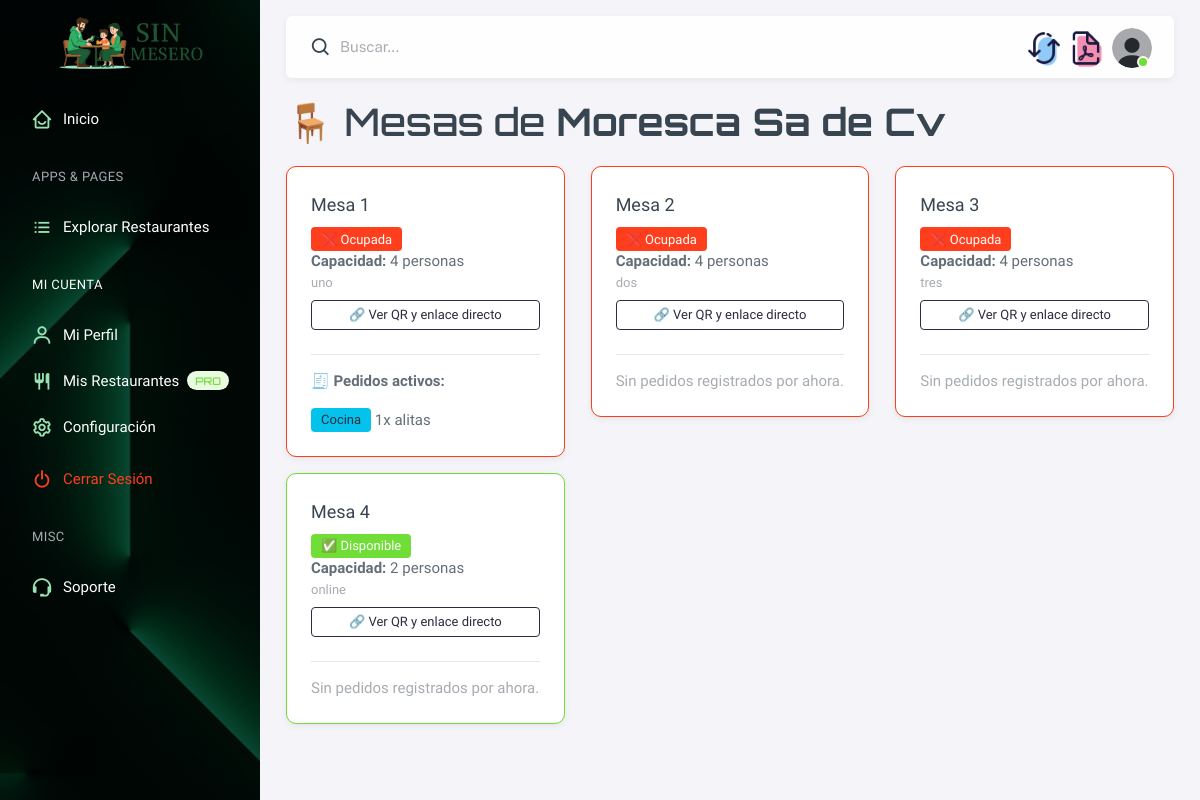
The app's page /restaurantes/socio/restaurante/1/mesas/ (signed in) with its own data.
### restaurantes/models.py (models this page shows, shortened)
class Restaurante(models.Model):
    id = models.AutoField(primary_key=True)
    socio = models.ForeignKey(PerfilUsuario, on_delete=models.CASCADE, related_name='restaurantes')
    nombre = models.CharField(max_length=255)
    slug = models.SlugField(max_length=300, unique=True, blank=True)
    direccion = models.CharField(max_length=255, blank=True, null=True)
    telefono = models.CharField(max_length=20, blank=True, null=True)
    fecha_creacion = models.DateTimeField(auto_now_add=True)

class Mesa(models.Model):
    id = models.AutoField(primary_key=True)
    restaurante = models.ForeignKey(Restaurante, on_delete=models.CASCADE, related_name='mesas')
    numero_mesa = models.PositiveIntegerField()
    disponibilidad = models.BooleanField(default=True)  # Indica si la mesa está disponible
    capacidad = models.PositiveIntegerField(default=4, blank=True, null=True)  # Capacidad máxima de la mesa
    descripcion = models.CharField(max_length=255, blank=True, null=True)  # Descripción de la mesa
    class Meta:
        unique_together = ('restaurante', 'numero_mesa')  # Asegura que el mismo número de mesa no se repita en el mismo restaurante

class Pedido(models.Model):
    id = models.AutoField(primary_key=True)
    restaurante = models.ForeignKey(Restaurante, on_delete=models.CASCADE)
    mesa = models.ForeignKey(Mesa, on_delete=models.CASCADE)
    tipo = models.CharField(max_length=50, choices=[('barra', 'Barra'), ('cocina', 'Cocina')])
    estado = models.CharField(max_length=50, choices=[('pendiente', 'Pendiente'), ('en_proceso', 'En Proceso'), ('completado', 'Completado')], default='pendiente')
    platillo = models.ForeignKey(Platillo, null=True, blank=True, on_delete=models.SET_NULL)
    bebida = models.ForeignKey(Bebida, null=True, blank=True, on_delete=models.SET_NULL)
    cantidad = models.PositiveIntegerField(default=1)
    timestamp = models.DateTimeField(auto_now_add=True)

class Platillo(models.Model):
    id = models.AutoField(primary_key=True)
    restaurante = models.ForeignKey(Restaurante, on_delete=models.CASCADE, related_name='platillos')
    nombre = models.CharField(max_length=255)
    descripcion = models.TextField(blank=True, null=True)
    precio = models.DecimalField(max_digits=10, decimal_places=2, blank=True, null=True)
    disponible = models.BooleanField(default=True)  # Indica si el platillo está disponible
    def __str__(self):
        return self.nombre

### restaurantes/views.py (the view)
# urls.py: path('socio/restaurante/<int:restaurante_id>/mesas/', views.mesas_restaurante, name='mesas_restaurante'),
@login_required
def mesas_restaurante(request, restaurante_id):
    restaurante = get_object_or_404(Restaurante, id=restaurante_id, socio=request.user.perfil)
    mesas = Mesa.objects.filter(restaurante=restaurante).order_by('numero_mesa')
    pedidos_por_mesa = {
        mesa.id: Pedido.objects.filter(mesa=mesa, estado__in=['pendiente', 'en_proceso'])
        for mesa in mesas
    }
    return render(request, 'restaurantes/mesas_restaurante.html', {
        'restaurante': restaurante,
        'mesas': mesas,
        'pedidos_por_mesa': pedidos_por_mesa
    })

### restaurantes/templatetags/custom_tags.py (called while the page is built)
@register.filter
def get_item(dictionary, key):
    return dictionary.get(key)

### usuarios/models.py (called while the page is built)
    def membresia_activa(self):
        if self.fecha_expiracion and timezone.now() > self.fecha_expiracion:
            return False
        return self.es_socio

### restaurantes/templates/restaurantes/mesas_restaurante.html (shortened to what this page needs)
{% extends 'base.html' %}
{% block content %}
{% load custom_tags %}
<div class="container py-4">
    <h2 class="mb-4 fuente-2">🪑 Mesas de <strong>{{ restaurante.nombre }}</strong></h2>
    <div class="row">
        {% for mesa in mesas %}
            <div class="col-md-4 mb-4">
                <div class="card shadow-sm rounded-4 border border-{% if mesa.disponibilidad %}success{% else %}danger{% endif %}">
                    <div class="card-body">
                        <h5 class="card-title fuente">Mesa {{ mesa.numero_mesa }}</h5>
                        <p class="mb-2 fuente">
                            <span class="badge bg-{% if mesa.disponibilidad %}success{% else %}danger{% endif %}">
                                {% if mesa.disponibilidad %}✅ Disponible{% else %}❌ Ocupada{% endif %}
                            </span>
                            <br>
                            <strong>Capacidad:</strong> {{ mesa.capacidad|default:"No especificada" }} personas<br>
                            {% if mesa.descripcion %}
                                <small class="text-muted fuente">{{ mesa.descripcion }}</small><br>
                            {% endif %}
                        </p>
                        <button class="btn btn-outline-dark btn-sm w-100 mb-2 fuente" data-bs-toggle="modal" data-bs-target="#modalQR{{ mesa.id }}">
                            🔗 Ver QR y enlace directo
                        </button>
                        <hr>
                        {% if pedidos_por_mesa|get_item:mesa.id %}
                            <p class="fw-semibold fuente">🧾 Pedidos activos:</p>
                            <ul class="list-unstyled mb-0 fuente">
                                {% for p in pedidos_por_mesa|get_item:mesa.id %}
                                    <li>
                                        <span class="badge bg-info text-dark">{{ p.tipo|capfirst }}</span>
                                        {{ p.cantidad }}x {{ p.platillo|default:p.bebida }}
                                    </li>
                                {% endfor %}
                            </ul>
                        {% else %}
                            <p class="text-muted mb-0 fuente">Sin pedidos registrados por ahora.</p>
                        {% endif %}
                    </div>
                </div>
            </div>
        {% endfor %}
    </div>
</div>
{% endblock %}

### restaurante/templates/base.html (style rules this page uses)
.fuente { font-family: 'Sora', sans-serif; }
.fuente-2 { font-family: 'Orbitron', sans-serif; }

### records on screen
Restaurante: nombre "Moresca Sa de Cv"
Mesa: numero_mesa "1", disponibilidad "❌ Ocupada", capacidad "4", descripcion "uno"
Pedido: tipo "Cocina", cantidad "1", platillo "alitas"
Mesa: numero_mesa "2", disponibilidad "❌ Ocupada", capacidad "4", descripcion "dos", shows "Sin pedidos registrados por ahora."
Mesa: numero_mesa "3", disponibilidad "❌ Ocupada", capacidad "4", descripcion "tres", shows "Sin pedidos registrados por ahora."
Mesa: numero_mesa "4", disponibilidad "✅ Disponible", capacidad "2", descripcion "online", shows "Sin pedidos registrados por ahora."
